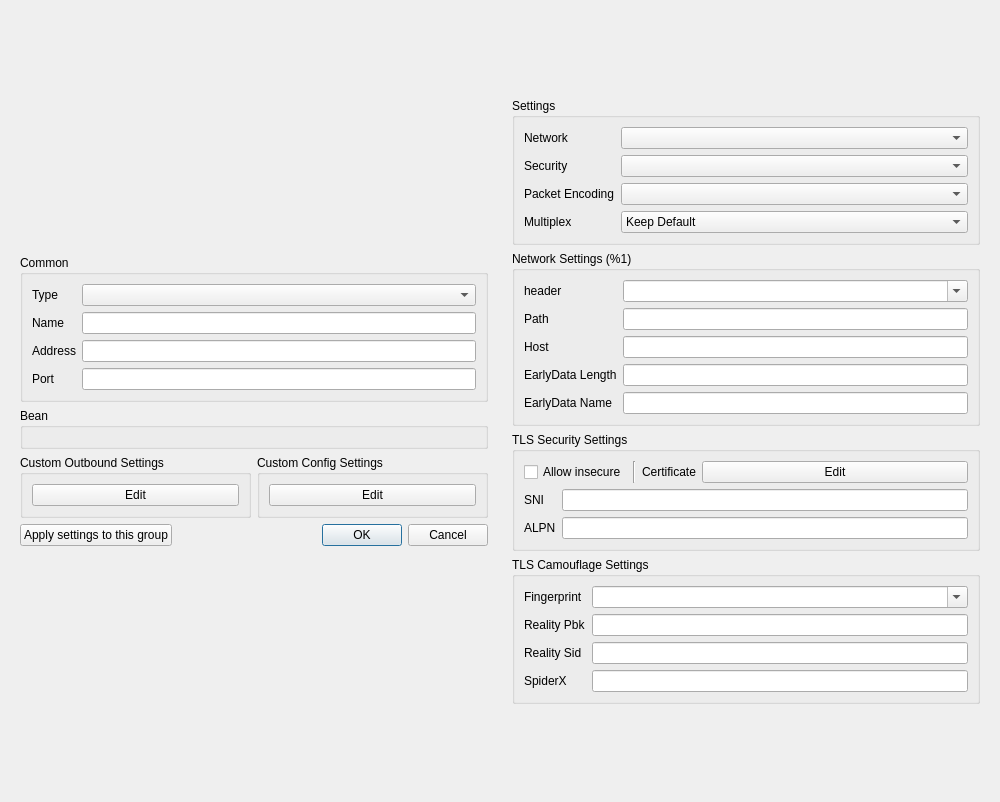
<?xml version="1.0" encoding="UTF-8"?>
<ui version="4.0">
 <class>DialogEditProfile</class>
 <widget class="QDialog" name="DialogEditProfile">
  <property name="geometry">
   <rect>
    <x>0</x>
    <y>0</y>
    <width>1000</width>
    <height>802</height>
   </rect>
  </property>
  <property name="sizePolicy">
   <sizepolicy hsizetype="Preferred" vsizetype="Preferred">
    <horstretch>0</horstretch>
    <verstretch>0</verstretch>
   </sizepolicy>
  </property>
  <property name="windowTitle">
   <string>Edit</string>
  </property>
  <layout class="QHBoxLayout" name="dialog_layout">
   <item>
    <widget class="QWidget" name="left_w" native="true">
     <property name="sizePolicy">
      <sizepolicy hsizetype="Minimum" vsizetype="Maximum">
       <horstretch>0</horstretch>
       <verstretch>0</verstretch>
      </sizepolicy>
     </property>
     <property name="minimumSize">
      <size>
       <width>400</width>
       <height>0</height>
      </size>
     </property>
     <layout class="QVBoxLayout" name="left">
      <property name="sizeConstraint">
       <enum>QLayout::SetDefaultConstraint</enum>
      </property>
      <item>
       <widget class="QGroupBox" name="groupBox">
        <property name="sizePolicy">
         <sizepolicy hsizetype="Preferred" vsizetype="Maximum">
          <horstretch>0</horstretch>
          <verstretch>0</verstretch>
         </sizepolicy>
        </property>
        <property name="title">
         <string>Common</string>
        </property>
        <layout class="QVBoxLayout" name="verticalLayout_3">
         <item>
          <layout class="QGridLayout" name="gridLayout_2">
           <item row="2" column="1">
            <widget class="MyLineEdit" name="address"/>
           </item>
           <item row="1" column="1">
            <widget class="MyLineEdit" name="name"/>
           </item>
           <item row="3" column="1">
            <widget class="QLineEdit" name="port"/>
           </item>
           <item row="0" column="0">
            <widget class="QLabel" name="type_l">
             <property name="text">
              <string>Type</string>
             </property>
            </widget>
           </item>
           <item row="3" column="0">
            <widget class="QLabel" name="port_l">
             <property name="text">
              <string>Port</string>
             </property>
            </widget>
           </item>
           <item row="2" column="0">
            <widget class="QLabel" name="address_l">
             <property name="text">
              <string>Address</string>
             </property>
            </widget>
           </item>
           <item row="1" column="0">
            <widget class="QLabel" name="label">
             <property name="text">
              <string>Name</string>
             </property>
            </widget>
           </item>
           <item row="0" column="1">
            <widget class="QComboBox" name="type"/>
           </item>
          </layout>
         </item>
        </layout>
       </widget>
      </item>
      <item>
       <widget class="QGroupBox" name="bean">
        <property name="sizePolicy">
         <sizepolicy hsizetype="Preferred" vsizetype="Maximum">
          <horstretch>0</horstretch>
          <verstretch>0</verstretch>
         </sizepolicy>
        </property>
        <property name="title">
         <string notr="true">Bean</string>
        </property>
        <layout class="QVBoxLayout" name="verticalLayout_4">
         <item>
          <widget class="QWidget" name="fake" native="true"/>
         </item>
        </layout>
       </widget>
      </item>
      <item>
       <layout class="QHBoxLayout" name="horizontalLayout_2">
        <item>
         <widget class="QGroupBox" name="custom_box">
          <property name="sizePolicy">
           <sizepolicy hsizetype="Preferred" vsizetype="Maximum">
            <horstretch>0</horstretch>
            <verstretch>0</verstretch>
           </sizepolicy>
          </property>
          <property name="title">
           <string>Custom Outbound Settings</string>
          </property>
          <layout class="QVBoxLayout" name="verticalLayout_5">
           <item>
            <widget class="QPushButton" name="custom_outbound_edit">
             <property name="text">
              <string notr="true">Edit</string>
             </property>
            </widget>
           </item>
          </layout>
         </widget>
        </item>
        <item>
         <widget class="QGroupBox" name="custom_global_box">
          <property name="title">
           <string>Custom Config Settings</string>
          </property>
          <layout class="QHBoxLayout" name="horizontalLayout_3">
           <item>
            <widget class="QPushButton" name="custom_config_edit">
             <property name="text">
              <string notr="true">Edit</string>
             </property>
            </widget>
           </item>
          </layout>
         </widget>
        </item>
       </layout>
      </item>
      <item>
       <layout class="QHBoxLayout" name="horizontalLayout_4">
        <item>
         <widget class="QPushButton" name="apply_to_group">
          <property name="text">
           <string>Apply settings to this group</string>
          </property>
         </widget>
        </item>
        <item>
         <widget class="QDialogButtonBox" name="buttonBox">
          <property name="sizePolicy">
           <sizepolicy hsizetype="Expanding" vsizetype="Fixed">
            <horstretch>0</horstretch>
            <verstretch>0</verstretch>
           </sizepolicy>
          </property>
          <property name="orientation">
           <enum>Qt::Horizontal</enum>
          </property>
          <property name="standardButtons">
           <set>QDialogButtonBox::Cancel|QDialogButtonBox::Ok</set>
          </property>
         </widget>
        </item>
       </layout>
      </item>
     </layout>
    </widget>
   </item>
   <item>
    <widget class="QWidget" name="right_all_w" native="true">
     <property name="sizePolicy">
      <sizepolicy hsizetype="Preferred" vsizetype="Maximum">
       <horstretch>0</horstretch>
       <verstretch>0</verstretch>
      </sizepolicy>
     </property>
     <property name="minimumSize">
      <size>
       <width>400</width>
       <height>0</height>
      </size>
     </property>
     <property name="toolTip">
      <string/>
     </property>
     <layout class="QVBoxLayout" name="right_layout">
      <property name="sizeConstraint">
       <enum>QLayout::SetDefaultConstraint</enum>
      </property>
      <item>
       <widget class="QGroupBox" name="stream_box">
        <property name="sizePolicy">
         <sizepolicy hsizetype="Preferred" vsizetype="Maximum">
          <horstretch>0</horstretch>
          <verstretch>0</verstretch>
         </sizepolicy>
        </property>
        <property name="title">
         <string>Settings</string>
        </property>
        <layout class="QVBoxLayout" name="verticalLayout">
         <item>
          <layout class="QGridLayout" name="_2">
           <item row="0" column="1">
            <widget class="QComboBox" name="network">
             <property name="sizePolicy">
              <sizepolicy hsizetype="Expanding" vsizetype="Fixed">
               <horstretch>0</horstretch>
               <verstretch>0</verstretch>
              </sizepolicy>
             </property>
             <item>
              <property name="text">
               <string notr="true"/>
              </property>
             </item>
             <item>
              <property name="text">
               <string notr="true">tcp</string>
              </property>
             </item>
             <item>
              <property name="text">
               <string notr="true">ws</string>
              </property>
             </item>
             <item>
              <property name="text">
               <string notr="true">httpupgrade</string>
              </property>
             </item>
             <item>
              <property name="text">
               <string notr="true">http</string>
              </property>
             </item>
             <item>
              <property name="text">
               <string notr="true">grpc</string>
              </property>
             </item>
             <item>
              <property name="text">
               <string notr="true">quic</string>
              </property>
             </item>
            </widget>
           </item>
           <item row="2" column="1">
            <widget class="QComboBox" name="packet_encoding">
             <item>
              <property name="text">
               <string notr="true"/>
              </property>
             </item>
             <item>
              <property name="text">
               <string notr="true">packetaddr</string>
              </property>
             </item>
             <item>
              <property name="text">
               <string notr="true">xudp</string>
              </property>
             </item>
            </widget>
           </item>
           <item row="0" column="0">
            <widget class="QLabel" name="network_l">
             <property name="toolTip">
              <string>The underlying transport method. It must be consistent with the server, otherwise, the connection cannot be established.</string>
             </property>
             <property name="text">
              <string>Network</string>
             </property>
            </widget>
           </item>
           <item row="1" column="1">
            <widget class="QComboBox" name="security">
             <item>
              <property name="text">
               <string notr="true"/>
              </property>
             </item>
             <item>
              <property name="text">
               <string notr="true">tls</string>
              </property>
             </item>
            </widget>
           </item>
           <item row="1" column="0">
            <widget class="QLabel" name="security_l">
             <property name="toolTip">
              <string>Transport Layer Security. It must be consistent with the server, otherwise, the connection cannot be established.</string>
             </property>
             <property name="text">
              <string>Security</string>
             </property>
            </widget>
           </item>
           <item row="2" column="0">
            <widget class="QLabel" name="packet_encoding_l">
             <property name="toolTip">
              <string>UDP FullCone Packet encoding for implementing features such as UDP FullCone. Server support is required, if the wrong selection is made, the connection cannot be made. Please leave it blank.</string>
             </property>
             <property name="text">
              <string>Packet Encoding</string>
             </property>
            </widget>
           </item>
           <item row="3" column="0">
            <widget class="QLabel" name="multiplex_l">
             <property name="toolTip">
              <string>Server support is required</string>
             </property>
             <property name="text">
              <string>Multiplex</string>
             </property>
            </widget>
           </item>
           <item row="3" column="1">
            <widget class="QComboBox" name="multiplex">
             <item>
              <property name="text">
               <string>Keep Default</string>
              </property>
             </item>
             <item>
              <property name="text">
               <string>On</string>
              </property>
             </item>
             <item>
              <property name="text">
               <string>Off</string>
              </property>
             </item>
            </widget>
           </item>
          </layout>
         </item>
        </layout>
       </widget>
      </item>
      <item>
       <widget class="QGroupBox" name="network_box">
        <property name="sizePolicy">
         <sizepolicy hsizetype="Preferred" vsizetype="Maximum">
          <horstretch>0</horstretch>
          <verstretch>0</verstretch>
         </sizepolicy>
        </property>
        <property name="title">
         <string>Network Settings (%1)</string>
        </property>
        <layout class="QGridLayout" name="gridLayout">
         <item row="1" column="0">
          <widget class="QLabel" name="path_l">
           <property name="toolTip">
            <string notr="true">http path (ws/http/伪装http)
serviceName (gRPC)
key (QUIC)</string>
           </property>
           <property name="text">
            <string notr="true">Path</string>
           </property>
          </widget>
         </item>
         <item row="2" column="1">
          <widget class="MyLineEdit" name="host"/>
         </item>
         <item row="2" column="0">
          <widget class="QLabel" name="host_l">
           <property name="toolTip">
            <string notr="true">http host (ws/http/伪装http)
security (QUIC)</string>
           </property>
           <property name="text">
            <string notr="true">Host</string>
           </property>
          </widget>
         </item>
         <item row="0" column="0">
          <widget class="QLabel" name="header_type_l">
           <property name="sizePolicy">
            <sizepolicy hsizetype="Maximum" vsizetype="Preferred">
             <horstretch>0</horstretch>
             <verstretch>0</verstretch>
            </sizepolicy>
           </property>
           <property name="toolTip">
            <string notr="true">伪装头部类型 (tcp/quic)</string>
           </property>
           <property name="text">
            <string notr="true">header</string>
           </property>
          </widget>
         </item>
         <item row="1" column="1">
          <widget class="MyLineEdit" name="path"/>
         </item>
         <item row="0" column="1">
          <widget class="QComboBox" name="header_type">
           <property name="sizePolicy">
            <sizepolicy hsizetype="Minimum" vsizetype="Fixed">
             <horstretch>0</horstretch>
             <verstretch>0</verstretch>
            </sizepolicy>
           </property>
           <property name="editable">
            <bool>true</bool>
           </property>
           <item>
            <property name="text">
             <string notr="true"/>
            </property>
           </item>
           <item>
            <property name="text">
             <string notr="true">http</string>
            </property>
           </item>
          </widget>
         </item>
         <item row="3" column="1">
          <widget class="MyLineEdit" name="ws_early_data_length"/>
         </item>
         <item row="3" column="0">
          <widget class="QLabel" name="ws_early_data_length_l">
           <property name="text">
            <string notr="true">EarlyData Length</string>
           </property>
          </widget>
         </item>
         <item row="4" column="1">
          <widget class="MyLineEdit" name="ws_early_data_name"/>
         </item>
         <item row="4" column="0">
          <widget class="QLabel" name="ws_early_data_name_l">
           <property name="text">
            <string notr="true">EarlyData Name</string>
           </property>
          </widget>
         </item>
        </layout>
       </widget>
      </item>
      <item>
       <widget class="QGroupBox" name="security_box">
        <property name="sizePolicy">
         <sizepolicy hsizetype="Preferred" vsizetype="Maximum">
          <horstretch>0</horstretch>
          <verstretch>0</verstretch>
         </sizepolicy>
        </property>
        <property name="title">
         <string>TLS Security Settings</string>
        </property>
        <layout class="QVBoxLayout" name="verticalLayout_2">
         <item>
          <layout class="QHBoxLayout" name="horizontalLayout">
           <item>
            <widget class="QCheckBox" name="insecure">
             <property name="sizePolicy">
              <sizepolicy hsizetype="Maximum" vsizetype="Fixed">
               <horstretch>0</horstretch>
               <verstretch>0</verstretch>
              </sizepolicy>
             </property>
             <property name="toolTip">
              <string>When enabled, sing-box will not check the validity of the TLS certificate provided by the remote host (the security is equivalent to plaintext)</string>
             </property>
             <property name="text">
              <string>Allow insecure</string>
             </property>
            </widget>
           </item>
           <item>
            <widget class="Line" name="line">
             <property name="orientation">
              <enum>Qt::Vertical</enum>
             </property>
            </widget>
           </item>
           <item>
            <widget class="QLabel" name="label_6">
             <property name="sizePolicy">
              <sizepolicy hsizetype="Maximum" vsizetype="Preferred">
               <horstretch>0</horstretch>
               <verstretch>0</verstretch>
              </sizepolicy>
             </property>
             <property name="toolTip">
              <string notr="true"/>
             </property>
             <property name="text">
              <string>Certificate</string>
             </property>
            </widget>
           </item>
           <item>
            <widget class="QPushButton" name="certificate_edit">
             <property name="text">
              <string notr="true">Edit</string>
             </property>
            </widget>
           </item>
          </layout>
         </item>
         <item>
          <layout class="QGridLayout" name="_3">
           <item row="0" column="1">
            <widget class="MyLineEdit" name="sni"/>
           </item>
           <item row="0" column="0">
            <widget class="QLabel" name="label_5">
             <property name="toolTip">
              <string>Server name indication, clear text.</string>
             </property>
             <property name="text">
              <string notr="true">SNI</string>
             </property>
            </widget>
           </item>
           <item row="1" column="0">
            <widget class="QLabel" name="label_8">
             <property name="toolTip">
              <string>Application layer protocol negotiation, clear text. Please separate them with commas.</string>
             </property>
             <property name="text">
              <string notr="true">ALPN</string>
             </property>
            </widget>
           </item>
           <item row="1" column="1">
            <widget class="MyLineEdit" name="alpn"/>
           </item>
          </layout>
         </item>
        </layout>
       </widget>
      </item>
      <item>
       <widget class="QGroupBox" name="tls_camouflage_box">
        <property name="title">
         <string>TLS Camouflage Settings</string>
        </property>
        <layout class="QGridLayout" name="gridLayout_3">
         <item row="0" column="1">
          <widget class="QComboBox" name="utlsFingerprint">
           <property name="editable">
            <bool>true</bool>
           </property>
          </widget>
         </item>
         <item row="0" column="0">
          <widget class="QLabel" name="label_2">
           <property name="sizePolicy">
            <sizepolicy hsizetype="Maximum" vsizetype="Preferred">
             <horstretch>0</horstretch>
             <verstretch>0</verstretch>
            </sizepolicy>
           </property>
           <property name="text">
            <string notr="true">Fingerprint</string>
           </property>
          </widget>
         </item>
         <item row="1" column="0">
          <widget class="QLabel" name="reality_pbk_l">
           <property name="toolTip">
            <string>Reality public key. If not empty, turn TLS into REALITY.</string>
           </property>
           <property name="text">
            <string notr="true">Reality Pbk</string>
           </property>
          </widget>
         </item>
         <item row="2" column="0">
          <widget class="QLabel" name="reality_sid_l">
           <property name="toolTip">
            <string>Reality short id. Accept only one value.</string>
           </property>
           <property name="text">
            <string notr="true">Reality Sid</string>
           </property>
          </widget>
         </item>
         <item row="2" column="1">
          <widget class="MyLineEdit" name="reality_sid"/>
         </item>
         <item row="1" column="1">
          <widget class="MyLineEdit" name="reality_pbk"/>
         </item>
         <item row="3" column="0">
          <widget class="QLabel" name="reality_spx_l">
           <property name="toolTip">
            <string notr="true"/>
           </property>
           <property name="text">
            <string notr="true">SpiderX</string>
           </property>
          </widget>
         </item>
         <item row="3" column="1">
          <widget class="MyLineEdit" name="reality_spx"/>
         </item>
        </layout>
       </widget>
      </item>
     </layout>
    </widget>
   </item>
  </layout>
 </widget>
 <customwidgets>
  <customwidget>
   <class>MyLineEdit</class>
   <extends>QLineEdit</extends>
   <header>ui/widget/MyLineEdit.h</header>
  </customwidget>
 </customwidgets>
 <tabstops>
  <tabstop>type</tabstop>
  <tabstop>name</tabstop>
  <tabstop>address</tabstop>
  <tabstop>port</tabstop>
  <tabstop>custom_outbound_edit</tabstop>
  <tabstop>custom_config_edit</tabstop>
  <tabstop>apply_to_group</tabstop>
  <tabstop>network</tabstop>
  <tabstop>security</tabstop>
  <tabstop>packet_encoding</tabstop>
  <tabstop>multiplex</tabstop>
  <tabstop>header_type</tabstop>
  <tabstop>path</tabstop>
  <tabstop>host</tabstop>
  <tabstop>ws_early_data_length</tabstop>
  <tabstop>ws_early_data_name</tabstop>
  <tabstop>insecure</tabstop>
  <tabstop>certificate_edit</tabstop>
  <tabstop>sni</tabstop>
  <tabstop>alpn</tabstop>
  <tabstop>utlsFingerprint</tabstop>
  <tabstop>reality_pbk</tabstop>
  <tabstop>reality_sid</tabstop>
 </tabstops>
 <resources/>
 <connections>
  <connection>
   <sender>buttonBox</sender>
   <signal>accepted()</signal>
   <receiver>DialogEditProfile</receiver>
   <slot>accept()</slot>
   <hints>
    <hint type="sourcelabel">
     <x>151</x>
     <y>500</y>
    </hint>
    <hint type="destinationlabel">
     <x>299</x>
     <y>299</y>
    </hint>
   </hints>
  </connection>
  <connection>
   <sender>buttonBox</sender>
   <signal>rejected()</signal>
   <receiver>DialogEditProfile</receiver>
   <slot>reject()</slot>
   <hints>
    <hint type="sourcelabel">
     <x>151</x>
     <y>500</y>
    </hint>
    <hint type="destinationlabel">
     <x>299</x>
     <y>299</y>
    </hint>
   </hints>
  </connection>
 </connections>
</ui>
